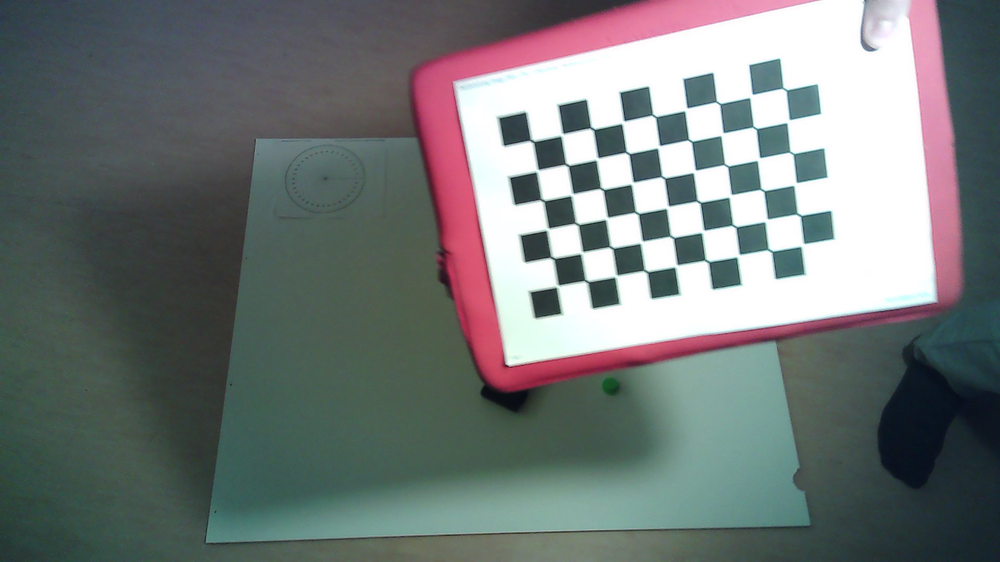
#> input picture MA1 - Thymio Garbage Collektor/VISION/camera_calibration/image_12.png, 1000 x 562 px, shrunk from 1920 x 1080 before the run, given in place of the camera
$ python vision_HSV.py
#> lines starting #> are read from the running program, lines starting #| are printed output that depends on the picture; after the words box and inside, x2 and y2 are one past the last pixel; in counts of white or black regions, pixels touching at a corner belong together
import cv2
import numpy as np

camera = cv2.VideoCapture(1)

def nothing(x):
    pass

cv2.namedWindow('marking', cv2.WINDOW_NORMAL)
cv2.namedWindow('mask', cv2.WINDOW_NORMAL)

cv2.createTrackbar('H Lower','marking',0,255,nothing)
#> slider 'H Lower' is set to 51
cv2.createTrackbar('H Higher','marking',255,255,nothing)
cv2.createTrackbar('S Lower','marking',0,255,nothing)
#> slider 'S Lower' is set to 51
cv2.createTrackbar('S Higher','marking',255,255,nothing)
cv2.createTrackbar('V Lower','marking',0,255,nothing)
#> slider 'V Lower' is set to 51
cv2.createTrackbar('V Higher','marking',255,255,nothing)


while(1):
    _,img = camera.read()
#> img is the input picture: shape (562, 1000, 3); mean B, G, R 119.5, 120.2, 114.2

    hsv = cv2.cvtColor(img, cv2.COLOR_BGR2HSV)
#> hsv: shape (562, 1000, 3); mean H, S, V 82.2, 51.2, 128.8

    hL = cv2.getTrackbarPos('H Lower','marking')
    hH = cv2.getTrackbarPos('H Higher','marking')
    sL = cv2.getTrackbarPos('S Lower','marking')
    sH = cv2.getTrackbarPos('S Higher','marking')
    vL = cv2.getTrackbarPos('V Lower','marking')
    vH = cv2.getTrackbarPos('V Higher','marking')

    LowerRegion = np.array([hL,sL,vL],np.uint8)
    upperRegion = np.array([hH,sH,vH],np.uint8)

    redObject = cv2.inRange(hsv,LowerRegion,upperRegion)
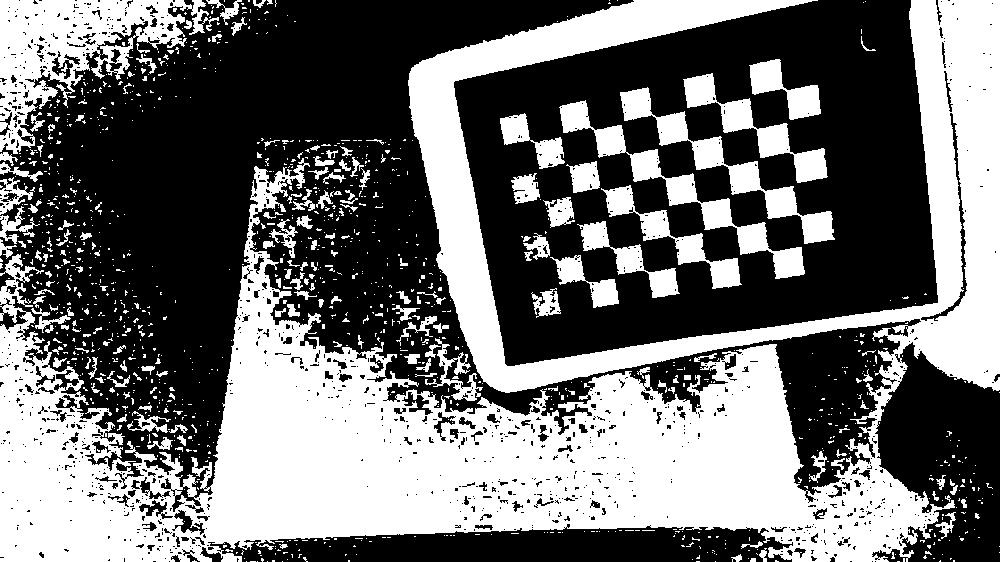
#> redObject: shape (562, 1000); 43.8% white; 1200 white regions (1025 under 20 px), largest, box (x1, y1, x2, y2) and area: (0, 0, 1000, 562) 191617, (0, 0, 219, 154) 12857, (559, 100, 805, 279) 5564

    kernal = np.ones((1,1),"uint8")

    red = cv2.morphologyEx(redObject,cv2.MORPH_OPEN,kernal)
    red = cv2.dilate(red,kernal,iterations=1)

    res1=cv2.bitwise_and(img, img, mask = red)
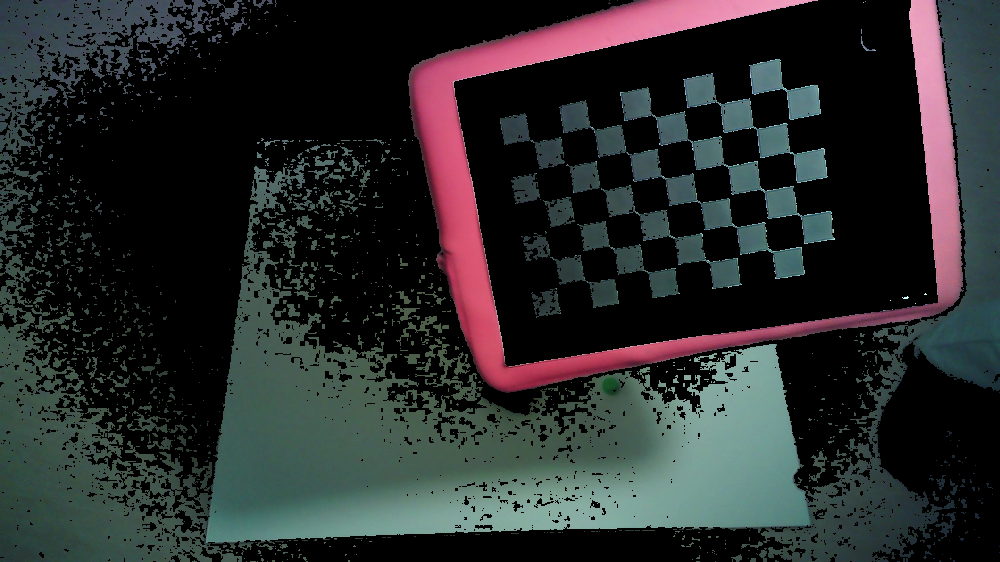
#> res1: shape (562, 1000, 3); mean B, G, R 42.9, 42.7, 40.4


    cv2.imshow('mask',res1)

    if cv2.waitKey(10) & 0xFF == ord('q'):
#> (key q is pressed here)
        camera.release()
        cv2.destroyAllWindows()
        break

$ run again, on MA1 - Thymio Garbage Collektor/VISION/camera_calibration/image_17.png
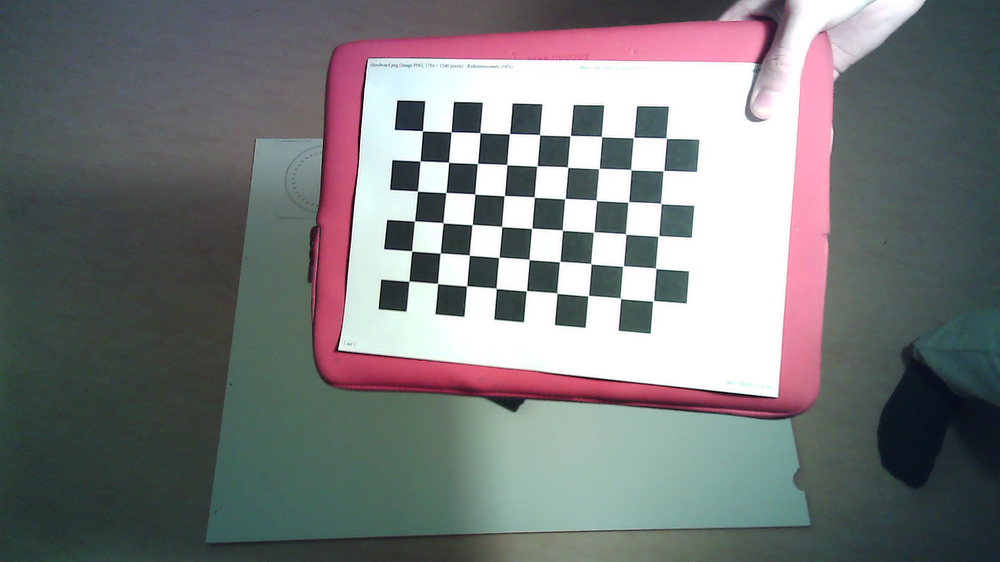
#> input picture MA1 - Thymio Garbage Collektor/VISION/camera_calibration/image_17.png, 1000 x 562 px, shrunk from 1920 x 1080 before the run, given in place of the camera
#> img is the input picture: shape (562, 1000, 3); mean B, G, R 122.6, 121.9, 120.2
#> hsv: shape (562, 1000, 3); mean H, S, V 85.7, 48.2, 132.4
#> `redObject = cv2.inRange(hsv,LowerRegion,upperRegion)`:
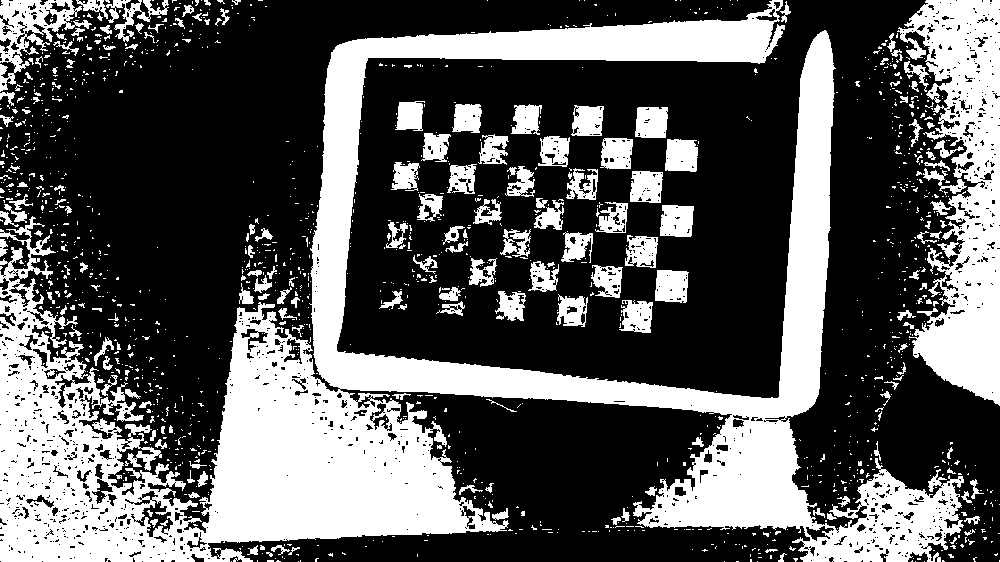
#> redObject: shape (562, 1000); 35.4% white; 1434 white regions (1241 under 20 px), largest, box (x1, y1, x2, y2) and area: (0, 0, 964, 562) 138335, (897, 0, 1000, 406) 22539, (0, 0, 92, 92) 2895
#> `res1=cv2.bitwise_and(img, img, mask = red)`:
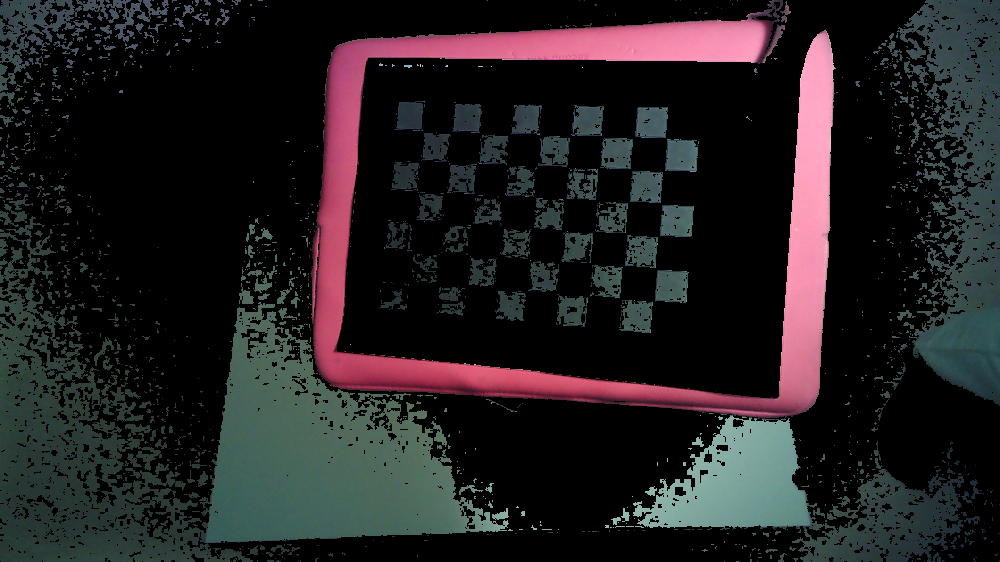
#> res1: shape (562, 1000, 3); mean B, G, R 33.3, 31.7, 34.7
